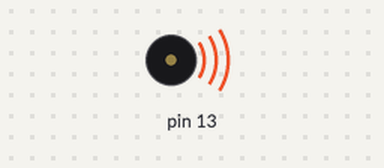
Recording of a sketch running on a simulated Arduino Uno, built with avr-gcc and run on an emulated ATmega328P. Parts: buzzer (waves = sounding).

Above: at 0.1 s.
Timing chart, 0 to 1.6 s (numbered marks = the images above):
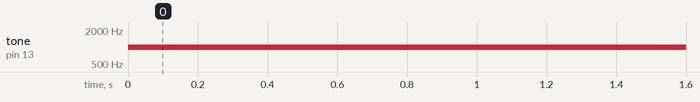

The sketch:

sketch_jul10a.ino
```cpp
#include "Arduino.h"
void setup() {
  // put your setup code here, to run once:

}

void loop() {
  // put your main code here, to run repeatedly:
tone(13, 1000);
}
```

Measured:
- by itself, tone on pin 13: silent → 1000 Hz at 0.00 s
